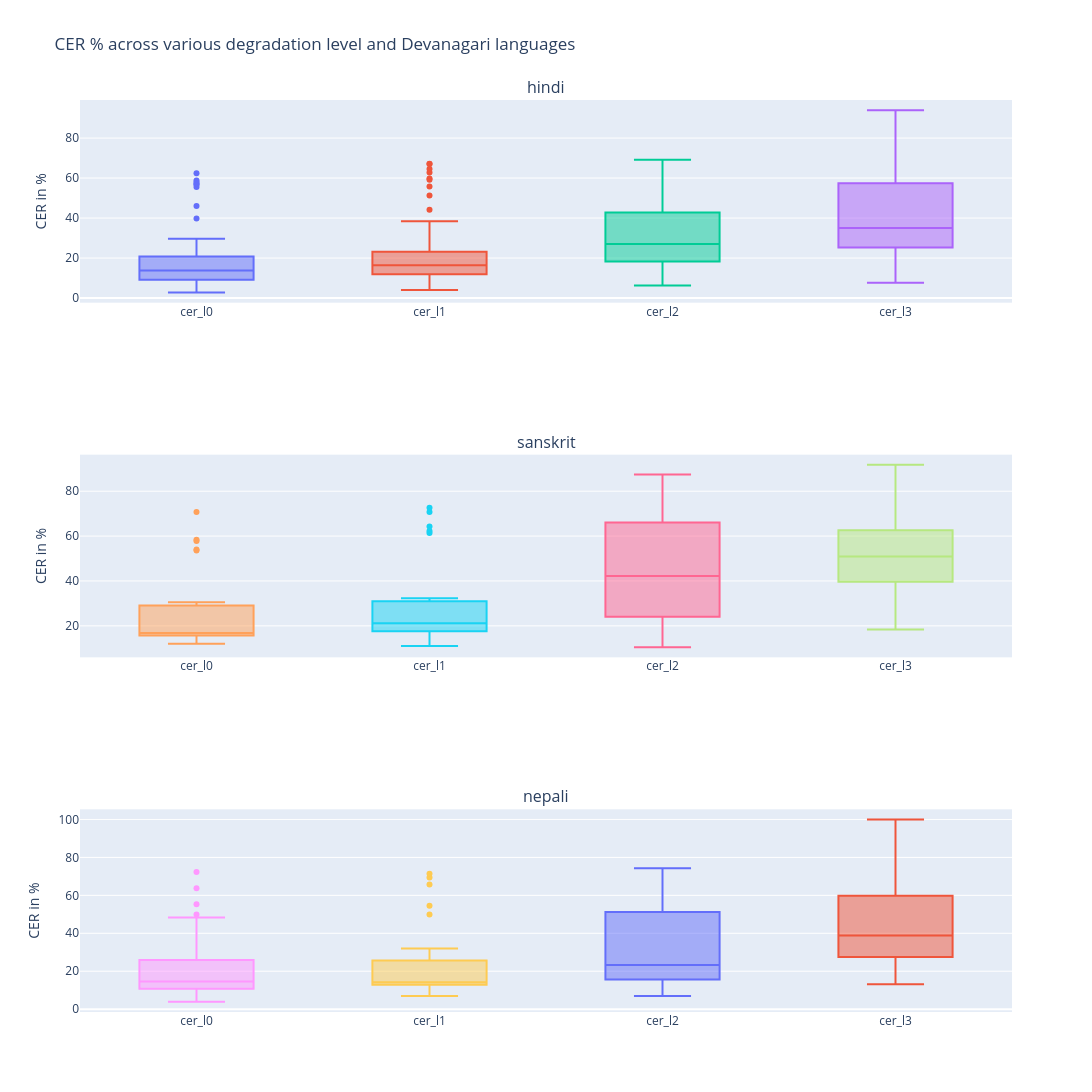

The notebook cell this image was saved under:
### Code cell
lang_list = list(results_devanagari['language'].unique())

fig = make_subplots(rows=results_devanagari['language'].nunique(), 
                    cols=1, 
                    shared_yaxes=True,
                    subplot_titles=lang_list)

degrad_level_cer = ['cer_l0', 'cer_l1', 'cer_l2','cer_l3']

for idx, language in enumerate(lang_list):
    results_lang = results_devanagari.loc[results_devanagari['language'] == language]
    for cer_level in degrad_level_cer:
        fig.add_trace(go.Box(y=results_lang[cer_level] * 100,
                                name=cer_level,
                                text=results_lang['file_id']), 
                                row=idx + 1, col=1)


fig.update_layout(height=1200, width=1400)
fig.update_layout(showlegend=False, title_text=f"CER % across various degradation level in {script} languages")
fig.update_yaxes(title_text="CER in %")
fig.show()

### Figure 1 — Plotly figure (JSON) as saved in the notebook; plotly's stock layout.template omitted (floating-point values rounded to 4 significant figures)
{"data": [{"name": "cer_l0", "text": ["Devanagari_Noto_Serif_Devanagari_22", "Devanagari_Noto_Sans_19", "Devanagari_Noto_Sans_9", "Devanagari_Anek_Devanagari_22", "Devanagari_Noto_Sans_15", "Devanagari_Noto_Serif_Devanagari_14", "Devanagari_Poppins_12", "Devanagari_Noto_Sans_Devanagari_21", "Devanagari_Noto_Sans_4", "Devanagari_Poppins_29", "Devanagari_Noto_Serif_Devanagari_19", "Devanagari_Noto_Sans_8", "Devanagari_Noto_Sans_18", "Devanagari_Noto_Sans_Devanagari_17", "Devanagari_Noto_Serif_Devanagari_28", "Devanagari_Noto_Sans_13", "Devanagari_Noto_Serif_Devanagari_6", "Devanagari_Noto_Serif_Devanagari_12", "Devanagari_Noto_Sans_Devanagari_26", "Devanagari_Noto_Sans_Devanagari_10", "Devanagari_Poppins_18", "Devanagari_Anek_Devanagari_24", "Devanagari_Noto_Sans_25", "Devanagari_Noto_Sans_Devanagari_11", "Devanagari_Poppins_23", "Devanagari_Noto_Sans_Devanagari_1", "Devanagari_Noto_Serif_Devanagari_25", "Devanagari_Noto_Sans_28", "Devanagari_Noto_Sans_2", "Devanagari_Noto_Serif_Devanagari_7", "Devanagari_Noto_Serif_Devanagari_4", "Devanagari_Anek_Devanagari_30", "Devanagari_Noto_Serif_Devanagari_30", "Devanagari_Noto_Serif_Devanagari_8", "Devanagari_Poppins_20", "Devanagari_Noto_Serif_Devanagari_27", "Devanagari_Anek_Devanagari_3", "Devanagari_Anek_Devanagari_27", "Devanagari_Noto_Sans_10", "Devanagari_Poppins_17", "Devanagari_Noto_Sans_21", "Devanagari_Noto_Sans_Devanagari_14", "Devanagari_Noto_Serif_Devanagari_20", "Devanagari_Poppins_26", "Devanagari_Noto_Sans_7", "Devanagari_Anek_Devanagari_16", "Devanagari_Poppins_11", "Devanagari_Noto_Sans_Devanagari_23", "Devanagari_Noto_Sans_Devanagari_5", "Devanagari_Anek_Devanagari_5", "Devanagari_Noto_Sans_Devanagari_15", "Devanagari_Poppins_6"], "type": "box", "xaxis": "x", "y": [11.5, 6.887, 13.61, 11.75, 8.304, 19.6, 57.06, 15.72, 17.28, 58.81, 9.275, 4.204, 29.6, 15.3, 10.38, 19.95, 15.46, 16.6, 11.68, 15.82, 62.39, 5.326, 6.211, 11.03, 39.76, 6.17, 7.907, 16.14, 21.53, 12.98, 11.44, 10.98, 25.26, 7.419, 56.78, 14.45, 7.457, 11.74, 11.12, 55.52, 8.986, 23.09, 16.78, 27.35, 17.19, 2.758, 46.01, 4.118, 12.23, 6.707, 14.0, 57.91], "yaxis": "y"}, {"name": "cer_l1", "text": ["Devanagari_Noto_Serif_Devanagari_22", "Devanagari_Noto_Sans_19", "Devanagari_Noto_Sans_9", "Devanagari_Anek_Devanagari_22", "Devanagari_Noto_Sans_15", "Devanagari_Noto_Serif_Devanagari_14", "Devanagari_Poppins_12", "Devanagari_Noto_Sans_Devanagari_21", "Devanagari_Noto_Sans_4", "Devanagari_Poppins_29", "Devanagari_Noto_Serif_Devanagari_19", "Devanagari_Noto_Sans_8", "Devanagari_Noto_Sans_18", "Devanagari_Noto_Sans_Devanagari_17", "Devanagari_Noto_Serif_Devanagari_28", "Devanagari_Noto_Sans_13", "Devanagari_Noto_Serif_Devanagari_6", "Devanagari_Noto_Serif_Devanagari_12", "Devanagari_Noto_Sans_Devanagari_26", "Devanagari_Noto_Sans_Devanagari_10", "Devanagari_Poppins_18", "Devanagari_Anek_Devanagari_24", "Devanagari_Noto_Sans_25", "Devanagari_Noto_Sans_Devanagari_11", "Devanagari_Poppins_23", "Devanagari_Noto_Sans_Devanagari_1", "Devanagari_Noto_Serif_Devanagari_25", "Devanagari_Noto_Sans_28", "Devanagari_Noto_Sans_2", "Devanagari_Noto_Serif_Devanagari_7", "Devanagari_Noto_Serif_Devanagari_4", "Devanagari_Anek_Devanagari_30", "Devanagari_Noto_Serif_Devanagari_30", "Devanagari_Noto_Serif_Devanagari_8", "Devanagari_Poppins_20", "Devanagari_Noto_Serif_Devanagari_27", "Devanagari_Anek_Devanagari_3", "Devanagari_Anek_Devanagari_27", "Devanagari_Noto_Sans_10", "Devanagari_Poppins_17", "Devanagari_Noto_Sans_21", "Devanagari_Noto_Sans_Devanagari_14", "Devanagari_Noto_Serif_Devanagari_20", "Devanagari_Poppins_26", "Devanagari_Noto_Sans_7", "Devanagari_Anek_Devanagari_16", "Devanagari_Poppins_11", "Devanagari_Noto_Sans_Devanagari_23", "Devanagari_Noto_Sans_Devanagari_5", "Devanagari_Anek_Devanagari_5", "Devanagari_Noto_Sans_Devanagari_15", "Devanagari_Poppins_6"], "type": "box", "xaxis": "x", "y": [12.54, 8.738, 16.73, 14.18, 6.517, 18.72, 62.8, 18.73, 16.03, 59.78, 11.36, 8.348, 67.1, 16.73, 11.94, 25.16, 17.4, 21.21, 13.21, 20.65, 67.12, 9.062, 8.463, 16.98, 44.1, 7.838, 12.64, 38.39, 18.69, 12.75, 11.8, 19.8, 38.33, 10.55, 55.76, 16.18, 12.21, 12.91, 15.29, 59.16, 9.333, 19.89, 16.0, 28.65, 16.62, 4.041, 51.31, 6.499, 12.53, 11.83, 20.42, 64.6], "yaxis": "y"}, {"name": "cer_l2", "text": ["Devanagari_Noto_Serif_Devanagari_22", "Devanagari_Noto_Sans_19", "Devanagari_Noto_Sans_9", "Devanagari_Anek_Devanagari_22", "Devanagari_Noto_Sans_15", "Devanagari_Noto_Serif_Devanagari_14", "Devanagari_Poppins_12", "Devanagari_Noto_Sans_Devanagari_21", "Devanagari_Noto_Sans_4", "Devanagari_Poppins_29", "Devanagari_Noto_Serif_Devanagari_19", "Devanagari_Noto_Sans_8", "Devanagari_Noto_Sans_18", "Devanagari_Noto_Sans_Devanagari_17", "Devanagari_Noto_Serif_Devanagari_28", "Devanagari_Noto_Sans_13", "Devanagari_Noto_Serif_Devanagari_6", "Devanagari_Noto_Serif_Devanagari_12", "Devanagari_Noto_Sans_Devanagari_26", "Devanagari_Noto_Sans_Devanagari_10", "Devanagari_Poppins_18", "Devanagari_Anek_Devanagari_24", "Devanagari_Noto_Sans_25", "Devanagari_Noto_Sans_Devanagari_11", "Devanagari_Poppins_23", "Devanagari_Noto_Sans_Devanagari_1", "Devanagari_Noto_Serif_Devanagari_25", "Devanagari_Noto_Sans_28", "Devanagari_Noto_Sans_2", "Devanagari_Noto_Serif_Devanagari_7", "Devanagari_Noto_Serif_Devanagari_4", "Devanagari_Anek_Devanagari_30", "Devanagari_Noto_Serif_Devanagari_30", "Devanagari_Noto_Serif_Devanagari_8", "Devanagari_Poppins_20", "Devanagari_Noto_Serif_Devanagari_27", "Devanagari_Anek_Devanagari_3", "Devanagari_Anek_Devanagari_27", "Devanagari_Noto_Sans_10", "Devanagari_Poppins_17", "Devanagari_Noto_Sans_21", "Devanagari_Noto_Sans_Devanagari_14", "Devanagari_Noto_Serif_Devanagari_20", "Devanagari_Poppins_26", "Devanagari_Noto_Sans_7", "Devanagari_Anek_Devanagari_16", "Devanagari_Poppins_11", "Devanagari_Noto_Sans_Devanagari_23", "Devanagari_Noto_Sans_Devanagari_5", "Devanagari_Anek_Devanagari_5", "Devanagari_Noto_Sans_Devanagari_15", "Devanagari_Poppins_6"], "type": "box", "xaxis": "x", "y": [25.5, 16.84, 19.97, 30.55, 7.497, 28.37, 64.54, 24.57, 21.97, 67.27, 9.855, 7.267, 39.4, 17.83, 18.75, 45.0, 32.92, 62.32, 50.81, 14.87, 69.14, 8.983, 6.289, 39.3, 49.2, 29.52, 14.19, 19.96, 20.66, 20.01, 27.59, 17.37, 27.31, 29.43, 61.18, 37.8, 10.69, 22.91, 41.31, 64.96, 26.78, 43.1, 15.57, 38.48, 44.39, 42.4, 50.64, 19.5, 20.92, 7.256, 23.89, 68.99], "yaxis": "y"}, {"name": "cer_l3", "text": ["Devanagari_Noto_Serif_Devanagari_22", "Devanagari_Noto_Sans_19", "Devanagari_Noto_Sans_9", "Devanagari_Anek_Devanagari_22", "Devanagari_Noto_Sans_15", "Devanagari_Noto_Serif_Devanagari_14", "Devanagari_Poppins_12", "Devanagari_Noto_Sans_Devanagari_21", "Devanagari_Noto_Sans_4", "Devanagari_Poppins_29", "Devanagari_Noto_Serif_Devanagari_19", "Devanagari_Noto_Sans_8", "Devanagari_Noto_Sans_18", "Devanagari_Noto_Sans_Devanagari_17", "Devanagari_Noto_Serif_Devanagari_28", "Devanagari_Noto_Sans_13", "Devanagari_Noto_Serif_Devanagari_6", "Devanagari_Noto_Serif_Devanagari_12", "Devanagari_Noto_Sans_Devanagari_26", "Devanagari_Noto_Sans_Devanagari_10", "Devanagari_Poppins_18", "Devanagari_Anek_Devanagari_24", "Devanagari_Noto_Sans_25", "Devanagari_Noto_Sans_Devanagari_11", "Devanagari_Poppins_23", "Devanagari_Noto_Sans_Devanagari_1", "Devanagari_Noto_Serif_Devanagari_25", "Devanagari_Noto_Sans_28", "Devanagari_Noto_Sans_2", "Devanagari_Noto_Serif_Devanagari_7", "Devanagari_Noto_Serif_Devanagari_4", "Devanagari_Anek_Devanagari_30", "Devanagari_Noto_Serif_Devanagari_30", "Devanagari_Noto_Serif_Devanagari_8", "Devanagari_Poppins_20", "Devanagari_Noto_Serif_Devanagari_27", "Devanagari_Anek_Devanagari_3", "Devanagari_Anek_Devanagari_27", "Devanagari_Noto_Sans_10", "Devanagari_Poppins_17", "Devanagari_Noto_Sans_21", "Devanagari_Noto_Sans_Devanagari_14", "Devanagari_Noto_Serif_Devanagari_20", "Devanagari_Poppins_26", "Devanagari_Noto_Sans_7", "Devanagari_Anek_Devanagari_16", "Devanagari_Poppins_11", "Devanagari_Noto_Sans_Devanagari_23", "Devanagari_Noto_Sans_Devanagari_5", "Devanagari_Anek_Devanagari_5", "Devanagari_Noto_Sans_Devanagari_15", "Devanagari_Poppins_6"], "type": "box", "xaxis": "x", "y": [58.35, 36.98, 58.97, 45.95, 18.86, 40.95, 72.08, 19.36, 39.73, 66.02, 56.46, 9.97, 48.35, 35.28, 13.17, 56.13, 34.39, 28.53, 32.57, 35.97, 73.8, 15.34, 28.8, 28.28, 72.75, 7.671, 18.45, 17.78, 18.57, 40.31, 14.84, 36.02, 93.97, 14.66, 65.28, 34.57, 30.36, 32.44, 50.62, 75.94, 23.01, 29.05, 34.88, 40.21, 27.54, 59.4, 78.67, 80.18, 10.64, 28.41, 30.25, 72.74], "yaxis": "y"}, {"name": "cer_l0", "text": ["Devanagari_Poppins_24", "Devanagari_Anek_Devanagari_6", "Devanagari_Noto_Sans_Devanagari_16", "Devanagari_Noto_Serif_Devanagari_18", "Devanagari_Anek_Devanagari_22", "Devanagari_Poppins_12", "Devanagari_Poppins_8", "Devanagari_Anek_Devanagari_15", "Devanagari_Anek_Devanagari_19", "Devanagari_Noto_Serif_Devanagari_28", "Devanagari_Noto_Sans_Devanagari_30", "Devanagari_Noto_Serif_Devanagari_10", "Devanagari_Anek_Devanagari_2", "Devanagari_Noto_Sans_Devanagari_13", "Devanagari_Noto_Serif_Devanagari_9", "Devanagari_Noto_Sans_Devanagari_29", "Devanagari_Poppins_17", "Devanagari_Noto_Serif_Devanagari_11", "Devanagari_Noto_Sans_Devanagari_25", "Devanagari_Noto_Sans_21", "Devanagari_Noto_Sans_Devanagari_14", "Devanagari_Poppins_27", "Devanagari_Anek_Devanagari_5"], "type": "box", "xaxis": "x2", "y": [58.38, 12.14, 19.3, 12.17, 14.48, 57.8, 53.63, 17.16, 12.86, 24.47, 12.02, 15.88, 16.36, 21.69, 16.6, 22.72, 53.97, 16.72, 30.54, 15.63, 16.79, 70.75, 16.43], "yaxis": "y2"}, {"name": "cer_l1", "text": ["Devanagari_Poppins_24", "Devanagari_Anek_Devanagari_6", "Devanagari_Noto_Sans_Devanagari_16", "Devanagari_Noto_Serif_Devanagari_18", "Devanagari_Anek_Devanagari_22", "Devanagari_Poppins_12", "Devanagari_Poppins_8", "Devanagari_Anek_Devanagari_15", "Devanagari_Anek_Devanagari_19", "Devanagari_Noto_Serif_Devanagari_28", "Devanagari_Noto_Sans_Devanagari_30", "Devanagari_Noto_Serif_Devanagari_10", "Devanagari_Anek_Devanagari_2", "Devanagari_Noto_Sans_Devanagari_13", "Devanagari_Noto_Serif_Devanagari_9", "Devanagari_Noto_Sans_Devanagari_29", "Devanagari_Poppins_17", "Devanagari_Noto_Serif_Devanagari_11", "Devanagari_Noto_Sans_Devanagari_25", "Devanagari_Noto_Sans_21", "Devanagari_Noto_Sans_Devanagari_14", "Devanagari_Poppins_27", "Devanagari_Anek_Devanagari_5"], "type": "box", "xaxis": "x2", "y": [70.71, 14.1, 20.82, 16.18, 14.74, 61.42, 64.27, 18.15, 24.49, 32.34, 11.0, 20.14, 23.8, 22.14, 21.21, 27.01, 62.28, 19.39, 24.16, 17.39, 20.89, 72.64, 16.47], "yaxis": "y2"}, {"name": "cer_l2", "text": ["Devanagari_Poppins_24", "Devanagari_Anek_Devanagari_6", "Devanagari_Noto_Sans_Devanagari_16", "Devanagari_Noto_Serif_Devanagari_18", "Devanagari_Anek_Devanagari_22", "Devanagari_Poppins_12", "Devanagari_Poppins_8", "Devanagari_Anek_Devanagari_15", "Devanagari_Anek_Devanagari_19", "Devanagari_Noto_Serif_Devanagari_28", "Devanagari_Noto_Sans_Devanagari_30", "Devanagari_Noto_Serif_Devanagari_10", "Devanagari_Anek_Devanagari_2", "Devanagari_Noto_Sans_Devanagari_13", "Devanagari_Noto_Serif_Devanagari_9", "Devanagari_Noto_Sans_Devanagari_29", "Devanagari_Poppins_17", "Devanagari_Noto_Serif_Devanagari_11", "Devanagari_Noto_Sans_Devanagari_25", "Devanagari_Noto_Sans_21", "Devanagari_Noto_Sans_Devanagari_14", "Devanagari_Poppins_27", "Devanagari_Anek_Devanagari_5"], "type": "box", "xaxis": "x2", "y": [68.62, 29.25, 43.82, 13.92, 72.99, 76.77, 71.58, 58.27, 34.15, 30.96, 10.49, 39.57, 42.22, 48.33, 23.4, 43.65, 71.78, 26.13, 47.24, 19.76, 20.55, 87.48, 16.35], "yaxis": "y2"}, {"name": "cer_l3", "text": ["Devanagari_Poppins_24", "Devanagari_Anek_Devanagari_6", "Devanagari_Noto_Sans_Devanagari_16", "Devanagari_Noto_Serif_Devanagari_18", "Devanagari_Anek_Devanagari_22", "Devanagari_Poppins_12", "Devanagari_Poppins_8", "Devanagari_Anek_Devanagari_15", "Devanagari_Anek_Devanagari_19", "Devanagari_Noto_Serif_Devanagari_28", "Devanagari_Noto_Sans_Devanagari_30", "Devanagari_Noto_Serif_Devanagari_10", "Devanagari_Anek_Devanagari_2", "Devanagari_Noto_Sans_Devanagari_13", "Devanagari_Noto_Serif_Devanagari_9", "Devanagari_Noto_Sans_Devanagari_29", "Devanagari_Poppins_17", "Devanagari_Noto_Serif_Devanagari_11", "Devanagari_Noto_Sans_Devanagari_25", "Devanagari_Noto_Sans_21", "Devanagari_Noto_Sans_Devanagari_14", "Devanagari_Poppins_27", "Devanagari_Anek_Devanagari_5"], "type": "box", "xaxis": "x2", "y": [83.69, 50.96, 53.59, 38.9, 47.0, 79.83, 76.51, 44.34, 22.43, 42.02, 19.18, 19.23, 55.62, 64.87, 44.8, 52.42, 85.57, 54.41, 53.96, 28.88, 18.39, 91.77, 45.76], "yaxis": "y2"}, {"name": "cer_l0", "text": ["Devanagari_Poppins_24", "Devanagari_Noto_Sans_5", "Devanagari_Noto_Sans_Devanagari_21", "Devanagari_Noto_Sans_14", "Devanagari_Noto_Serif_Devanagari_1", "Devanagari_Poppins_29", "Devanagari_Noto_Sans_18", "Devanagari_Poppins_25", "Devanagari_Noto_Serif_Devanagari_23", "Devanagari_Poppins_22", "Devanagari_Noto_Sans_12", "Devanagari_Noto_Serif_Devanagari_7", "Devanagari_Anek_Devanagari_10", "Devanagari_Noto_Sans_Devanagari_28", "Devanagari_Anek_Devanagari_26", "Devanagari_Anek_Devanagari_30", "Devanagari_Noto_Serif_Devanagari_27", "Devanagari_Anek_Devanagari_3", "Devanagari_Noto_Sans_Devanagari_13", "Devanagari_Anek_Devanagari_4", "Devanagari_Noto_Serif_Devanagari_2", "Devanagari_Anek_Devanagari_8", "Devanagari_Noto_Sans_Devanagari_9", "Devanagari_Noto_Sans_16", "Devanagari_Anek_Devanagari_17", "Devanagari_Noto_Sans_6", "Devanagari_Poppins_11", "Devanagari_Noto_Sans_20"], "type": "box", "xaxis": "x3", "y": [63.69, 28.76, 9.598, 20.07, 23.13, 48.29, 12.15, 49.87, 15.97, 55.37, 10.99, 12.9, 7.661, 13.63, 11.66, 7.027, 22.16, 3.855, 22.25, 12.35, 10.45, 9.764, 17.18, 11.36, 40.67, 15.45, 72.36, 7.254], "yaxis": "y3"}, {"name": "cer_l1", "text": ["Devanagari_Poppins_24", "Devanagari_Noto_Sans_5", "Devanagari_Noto_Sans_Devanagari_21", "Devanagari_Noto_Sans_14", "Devanagari_Noto_Serif_Devanagari_1", "Devanagari_Poppins_29", "Devanagari_Noto_Sans_18", "Devanagari_Poppins_25", "Devanagari_Noto_Serif_Devanagari_23", "Devanagari_Poppins_22", "Devanagari_Noto_Sans_12", "Devanagari_Noto_Serif_Devanagari_7", "Devanagari_Anek_Devanagari_10", "Devanagari_Noto_Sans_Devanagari_28", "Devanagari_Anek_Devanagari_26", "Devanagari_Anek_Devanagari_30", "Devanagari_Noto_Serif_Devanagari_27", "Devanagari_Anek_Devanagari_3", "Devanagari_Noto_Sans_Devanagari_13", "Devanagari_Anek_Devanagari_4", "Devanagari_Noto_Serif_Devanagari_2", "Devanagari_Anek_Devanagari_8", "Devanagari_Noto_Sans_Devanagari_9", "Devanagari_Noto_Sans_16", "Devanagari_Anek_Devanagari_17", "Devanagari_Noto_Sans_6", "Devanagari_Poppins_11", "Devanagari_Noto_Sans_20"], "type": "box", "xaxis": "x3", "y": [69.39, 18.83, 10.34, 20.12, 25.44, 49.84, 22.71, 54.57, 12.64, 65.77, 13.07, 13.82, 8.014, 13.4, 13.61, 6.887, 25.81, 7.71, 24.26, 13.27, 13.74, 12.46, 14.55, 13.96, 31.97, 15.78, 71.33, 8.482], "yaxis": "y3"}, {"name": "cer_l2", "text": ["Devanagari_Poppins_24", "Devanagari_Noto_Sans_5", "Devanagari_Noto_Sans_Devanagari_21", "Devanagari_Noto_Sans_14", "Devanagari_Noto_Serif_Devanagari_1", "Devanagari_Poppins_29", "Devanagari_Noto_Sans_18", "Devanagari_Poppins_25", "Devanagari_Noto_Serif_Devanagari_23", "Devanagari_Poppins_22", "Devanagari_Noto_Sans_12", "Devanagari_Noto_Serif_Devanagari_7", "Devanagari_Anek_Devanagari_10", "Devanagari_Noto_Sans_Devanagari_28", "Devanagari_Anek_Devanagari_26", "Devanagari_Anek_Devanagari_30", "Devanagari_Noto_Serif_Devanagari_27", "Devanagari_Anek_Devanagari_3", "Devanagari_Noto_Sans_Devanagari_13", "Devanagari_Anek_Devanagari_4", "Devanagari_Noto_Serif_Devanagari_2", "Devanagari_Anek_Devanagari_8", "Devanagari_Noto_Sans_Devanagari_9", "Devanagari_Noto_Sans_16", "Devanagari_Anek_Devanagari_17", "Devanagari_Noto_Sans_6", "Devanagari_Poppins_11", "Devanagari_Noto_Sans_20"], "type": "box", "xaxis": "x3", "y": [74.32, 23.42, 25.86, 18.58, 49.67, 52.72, 23.48, 57.86, 20.95, 68.86, 16.77, 23.02, 15.68, 12.07, 60.01, 15.46, 34.97, 19.98, 26.6, 15.58, 10.79, 14.28, 20.29, 15.73, 62.18, 25.99, 74.13, 6.92], "yaxis": "y3"}, {"name": "cer_l3", "text": ["Devanagari_Poppins_24", "Devanagari_Noto_Sans_5", "Devanagari_Noto_Sans_Devanagari_21", "Devanagari_Noto_Sans_14", "Devanagari_Noto_Serif_Devanagari_1", "Devanagari_Poppins_29", "Devanagari_Noto_Sans_18", "Devanagari_Poppins_25", "Devanagari_Noto_Serif_Devanagari_23", "Devanagari_Poppins_22", "Devanagari_Noto_Sans_12", "Devanagari_Noto_Serif_Devanagari_7", "Devanagari_Anek_Devanagari_10", "Devanagari_Noto_Sans_Devanagari_28", "Devanagari_Anek_Devanagari_26", "Devanagari_Anek_Devanagari_30", "Devanagari_Noto_Serif_Devanagari_27", "Devanagari_Anek_Devanagari_3", "Devanagari_Noto_Sans_Devanagari_13", "Devanagari_Anek_Devanagari_4", "Devanagari_Noto_Serif_Devanagari_2", "Devanagari_Anek_Devanagari_8", "Devanagari_Noto_Sans_Devanagari_9", "Devanagari_Noto_Sans_16", "Devanagari_Anek_Devanagari_17", "Devanagari_Noto_Sans_6", "Devanagari_Poppins_11", "Devanagari_Noto_Sans_20"], "type": "box", "xaxis": "x3", "y": [66.16, 46.06, 47.82, 32.77, 23.74, 68.43, 25.66, 65.79, 28.61, 75.43, 28.85, 49.95, 28.23, 100.0, 37.3, 26.49, 100.0, 22.28, 41.14, 49.16, 53.85, 20.26, 37.34, 13.08, 40.41, 26.7, 85.49, 32.37], "yaxis": "y3"}], "layout": {"annotations": [{"font": {"size": 16}, "showarrow": false, "text": "hindi", "x": 0.5, "xanchor": "center", "xref": "paper", "y": 1, "yanchor": "bottom", "yref": "paper"}, {"font": {"size": 16}, "showarrow": false, "text": "sanskrit", "x": 0.5, "xanchor": "center", "xref": "paper", "y": 0.6111, "yanchor": "bottom", "yref": "paper"}, {"font": {"size": 16}, "showarrow": false, "text": "nepali", "x": 0.5, "xanchor": "center", "xref": "paper", "y": 0.2222, "yanchor": "bottom", "yref": "paper"}], "height": 1200, "showlegend": false, "title": {"text": "CER % across various degradation level and Devanagari languages"}, "width": 1400, "xaxis": {"anchor": "y", "domain": [0, 1]}, "xaxis2": {"anchor": "y2", "domain": [0, 1]}, "xaxis3": {"anchor": "y3", "domain": [0, 1]}, "yaxis": {"anchor": "x", "domain": [0.7778, 1], "title": {"text": "CER in %"}}, "yaxis2": {"anchor": "x2", "domain": [0.3889, 0.6111], "title": {"text": "CER in %"}}, "yaxis3": {"anchor": "x3", "domain": [0, 0.2222], "title": {"text": "CER in %"}}}}
